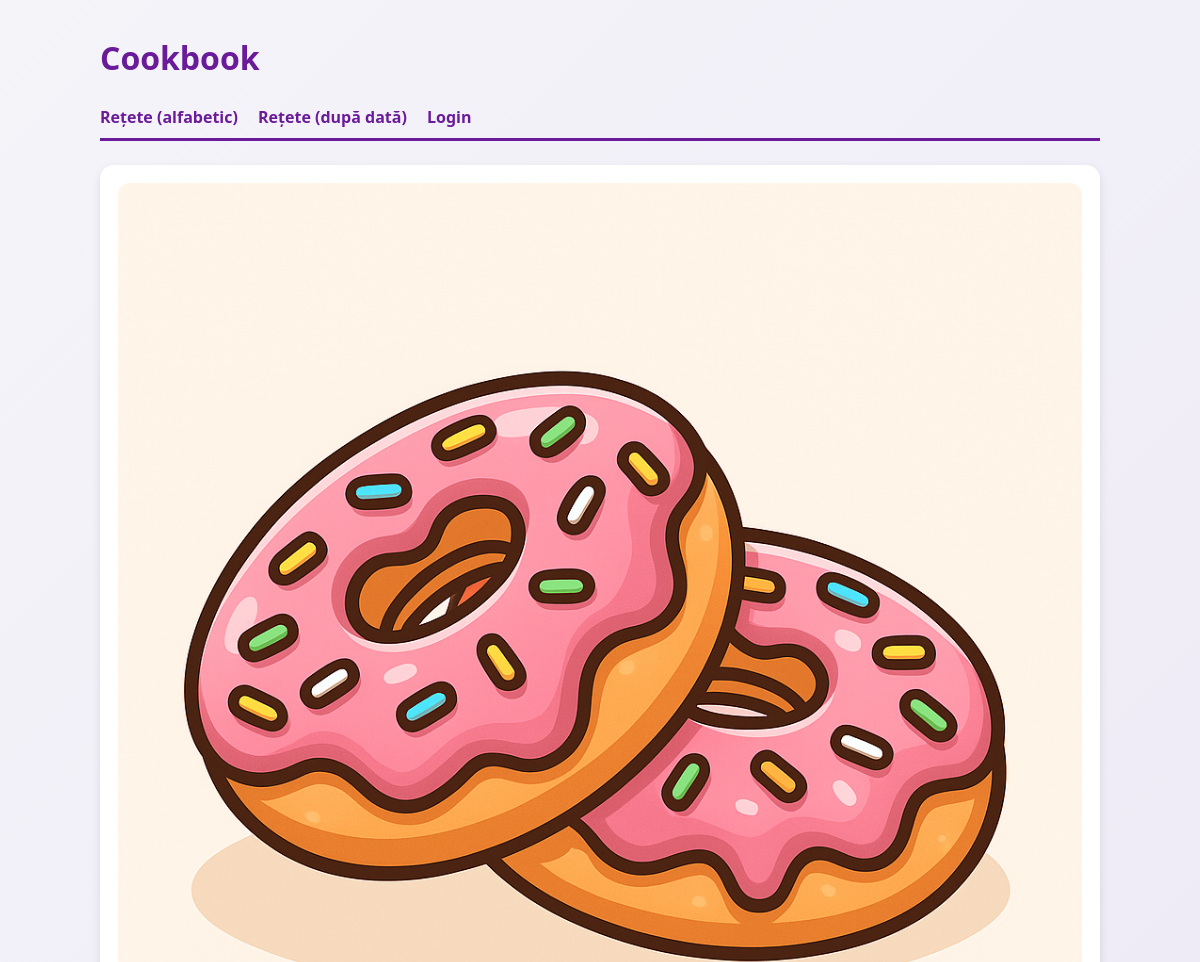
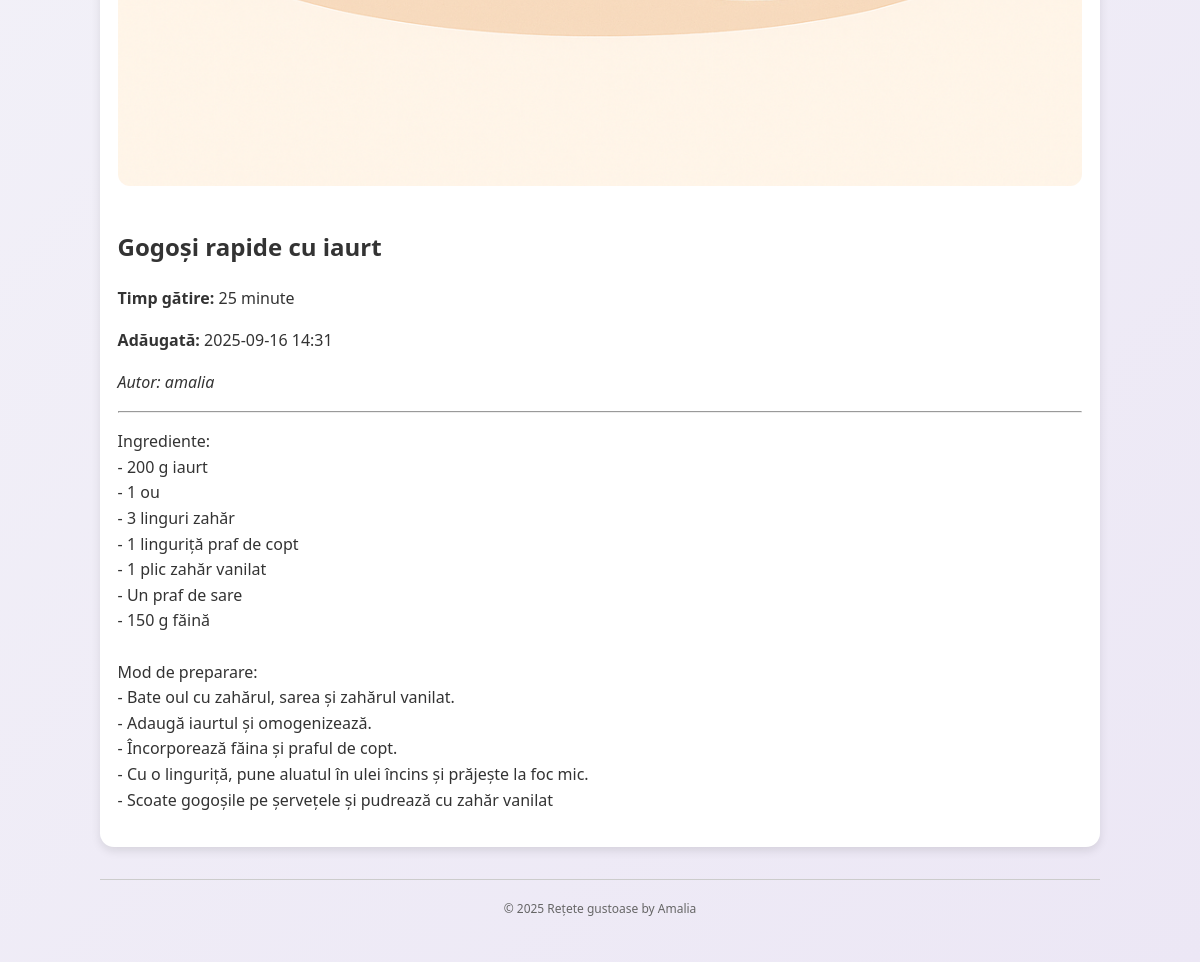
Screenshot of /recipe/6/ with the database file from the repository (2 pictures, top to bottom).
### recipes/models.py (models this page shows, shortened)
class Recipe(models.Model):
    owner = models.ForeignKey(
        settings.AUTH_USER_MODEL,
        on_delete=models.CASCADE,
        related_name='recipes'
    )
    title = models.CharField("Titlu", max_length=200)
    description = models.TextField("Descriere")
    date_added_str = models.CharField(
        "Data de adăugare (string)",
        max_length=19,
        help_text="Format acceptat: YYYY-MM-DD HH:MM[:SS] — se salvează ca YYYY-MM-DD HH:MM:SS"
    )
    cook_time = models.CharField("Timp de gătire", max_length=50)
    image = models.ImageField("Poză", upload_to="recipes/", blank=True, null=True)
    created_at = models.DateTimeField("Creat la", auto_now_add=True)
    class Meta:
        ordering = ['title']  # pagina principala (/) in ordine alfabetica
        verbose_name = "rețetă"
        verbose_name_plural = "rețete"

### recipes/views.py (the view)
# urls.py: path('recipe/<int:id>/', views.recipe_detail, name='recipe_detail'),
def recipe_detail(request, id):
    recipe = get_object_or_404(Recipe, pk=id)
    return render(request, 'recipes/recipe_detail.html', {'recipe': recipe})

### templates/recipes/recipe_detail.html (shortened to what this page needs)
{% extends 'base.html' %}
{% block content %}
  <article class="card">
    {% if recipe.image %}
      <img src="{{ recipe.image.url }}" alt="{{ recipe.title }}" style="max-width:100%; border-radius:12px; margin-bottom:15px;">
    {% endif %}
    <h1>{{ recipe.title }}</h1>
    <p><strong>Timp gătire:</strong> {{ recipe.cook_time }}</p>
    <p><strong>Adăugată:</strong> {{ recipe.created_at|date:"Y-m-d H:i" }}</p>
    <p><em>Autor: {{ recipe.owner.username }}</em></p>
    <hr>
    <p style="white-space: pre-line">{{ recipe.description }}</p>
  </article>
{% endblock %}

### templates/base.html (style rules this page uses)
body { font-family:'Segoe UI', Tahoma, Geneva, Verdana, sans-serif; background: linear-gradient(135deg, #f4f4f9, #ece7f5); color:#333; margin:2rem auto; max-width:1000px; line-height:1.6; }
.card { background:#fff; border-radius:14px; padding:1.1rem; box-shadow:0 4px 10px rgba(0,0,0,.1); transition:transform .2s ease, box-shadow .2s ease; }

### rows the page displays
Recipe: image (picture), title "Gogoși rapide cu iaurt", cook_time "25 minute", created_at "2025-09-16 14:31", owner.username "amalia", description "Ingrediente: - 200 g iaurt - 1 ou - 3 linguri zahăr - 1 linguriță praf de copt - 1 plic zahăr vanilat - Un praf de sare - 150 g făină Mod de preparare: - Bate oul cu zahărul, sarea și zahărul vanilat. - Adaugă iaurtul și omogenizează. - Încorporează făina și praful de copt. - Cu o linguriță, pune aluatul în ulei încins și prăjește la foc mic. - Scoate gogoșile pe șervețele și pudrează cu zahăr vanilat"
